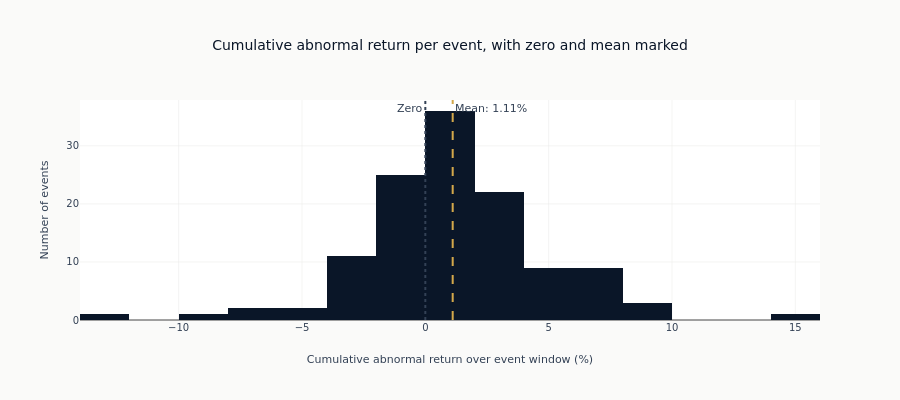

Source (notebook cell):
### Markdown cell above
## CAR Distribution

Examining the distribution of individual event CARs reveals whether the
aggregate effect is driven by many small effects or few large ones.

### Code cell
if len(result["event_cars"]) > 0:
    cars = result["event_cars"]["car"].to_numpy() * 100

    # Two distributions, not one; the markdown below the figure says why.
    _post = (
        result["abnormal_returns"]
        .filter(pl.col("day") > 0)
        .group_by(["event_date", "symbol"])
        .agg((pl.col("ar").sum() * 100).alias("car_post"))
    )
    post_cars = _post["car_post"].to_numpy()

    for _label, _v in (
        ("full window, days -5 to +10", cars),
        ("post-event only, days +1 to +10", post_cars),
    ):
        print(f"{_label}, across {len(_v)} events:")
        print(f"  mean {_v.mean():+.2f}%   median {np.median(_v):+.2f}%", end="")
        print(
            f"   skewness {float(stats.skew(_v)):+.2f}   share positive {float((_v > 0).mean()):.1%}"
        )

    fig = go.Figure()

    fig.add_trace(
        go.Histogram(
            x=cars,
            nbinsx=25,
            marker_color=COLORS["blue"],
            name="CAR distribution",
        )
    )

    # Zero reference and mean (mean highlighted in amber)
    fig.add_vline(
        x=0,
        line_dash="dot",
        line_color=COLORS["neutral"],
        annotation_text="Zero",
        annotation_position="top left",
    )
    fig.add_vline(
        x=float(np.mean(cars)),
        line_dash="dash",
        line_color=COLORS["amber"],
        annotation_text=f"Mean: {np.mean(cars):.2f}%",
        annotation_position="top right",
    )

    fig.update_layout(
        title="Cumulative abnormal return per event, with zero and mean marked",
        xaxis_title="Cumulative abnormal return over event window (%)",
        yaxis_title="Number of events",
        height=400,
    )

    show_plotly_with_alt(
        fig,
        (
            "A histogram of cumulative abnormal return per event, in percent, with the count "
            "of events on the vertical axis. The bulk of the distribution sits between "
            "about minus five and plus ten percent, with a tall bar just above zero and a "
            "roughly symmetric fall-off on both sides; a few isolated events sit far out "
            "in each tail. Two vertical dashed lines cross the distribution near its "
            "centre, one labelled Zero and one labelled with the mean, the mean line "
            "sitting a little to the right of zero. The gap between them is small relative "
            "to the width of the distribution."
        ),
    )

    # Statistical test: Mean CAR = 0
    t_stat, p_value = stats.ttest_1samp(cars, 0)

    print("\nStatistical Test (H0: Mean CAR = 0):")
    print(f"  Mean CAR: {np.mean(cars):.2f}%")
    print(f"  Median CAR: {np.median(cars):.2f}%")
    print(f"  T-statistic: {t_stat:.2f}")
    print(f"  P-value: {p_value:.4f}")
    print(f"  Significant at 5%: {'Yes' if p_value < 0.05 else 'No'}")

### Figure 1 — Plotly figure (JSON) as saved in the notebook; plotly's stock layout.template omitted (floating-point values rounded to 4 significant figures)
{"data": [{"marker": {"color": "#0a1628"}, "name": "CAR distribution", "nbinsx": 25, "type": "histogram", "x": [1.053, 1.443, 0.6676, 0.3609, -3.653, 0.319, -0.03695, 2.523, 3.15, -0.3782, -1.474, 3.851, 9.946, 0.3016, 3.048, 6.461, 0.2229, -0.3841, 0.1315, 2.966, 0.771, -1.564, 0.1129, -3.918, 0.7676, 0.3317, -1.498, 2.615, 2.121, -0.1664, 1.352, 1.193, 7.976, 0.4072, 0.5141, 0.711, 5.115, 1.547, -0.9512, 7.804, -3.13, 6.207, 1.692, 1.203, -2.619, -0.9977, 7.564, 2.34, -3.477, 2.8, 0.6115, 6.664, -6.936, -1.723, 3.289, 2.677, 3.378, 2.887, 6.954, -2.449, 2.769, 0.5708, 8.268, -0.5361, -0.6812, -0.7415, -2.45, 1.502, 1.068, 1.198, -1.552, 0.529, 0.6128, 2.251, -0.3787, -3.582, -4.081, -3.81, -6.018, -1.176, -4.493, 0.5605, 4.62, 0.07988, -1.185, 2.189, -1.495, 1.346, 0.2489, -3.955, 5.256, -0.527, 2.084, -1.159, 0.137, -1.8, 3.696, 0.3042, 5.807, -0.2316, 2.162, -0.3452, 2.616, 7.478, -3.998, 2.539, 4.702, -12.18, -1.026, 2.062, 0.2187, 4.224, 5.448, 1.442, -8.121, 4.645, 5.391, 14.07, -1.476, 9.066, 0.5911, 7.848]}], "layout": {"annotations": [{"showarrow": false, "text": "Zero", "x": 0, "xanchor": "right", "xref": "x", "y": 1, "yanchor": "top", "yref": "y domain"}, {"showarrow": false, "text": "Mean: 1.11%", "x": 1.109, "xanchor": "left", "xref": "x", "y": 1, "yanchor": "top", "yref": "y domain"}], "height": 400, "shapes": [{"line": {"color": "#334155", "dash": "dot"}, "type": "line", "x0": 0, "x1": 0, "xref": "x", "y0": 0, "y1": 1, "yref": "y domain"}, {"line": {"color": "#D4A84B", "dash": "dash"}, "type": "line", "x0": 1.109, "x1": 1.109, "xref": "x", "y0": 0, "y1": 1, "yref": "y domain"}], "title": {"text": "Cumulative abnormal return per event, with zero and mean marked"}, "xaxis": {"title": {"text": "Cumulative abnormal return over event window (%)"}}, "yaxis": {"title": {"text": "Number of events"}}}}
